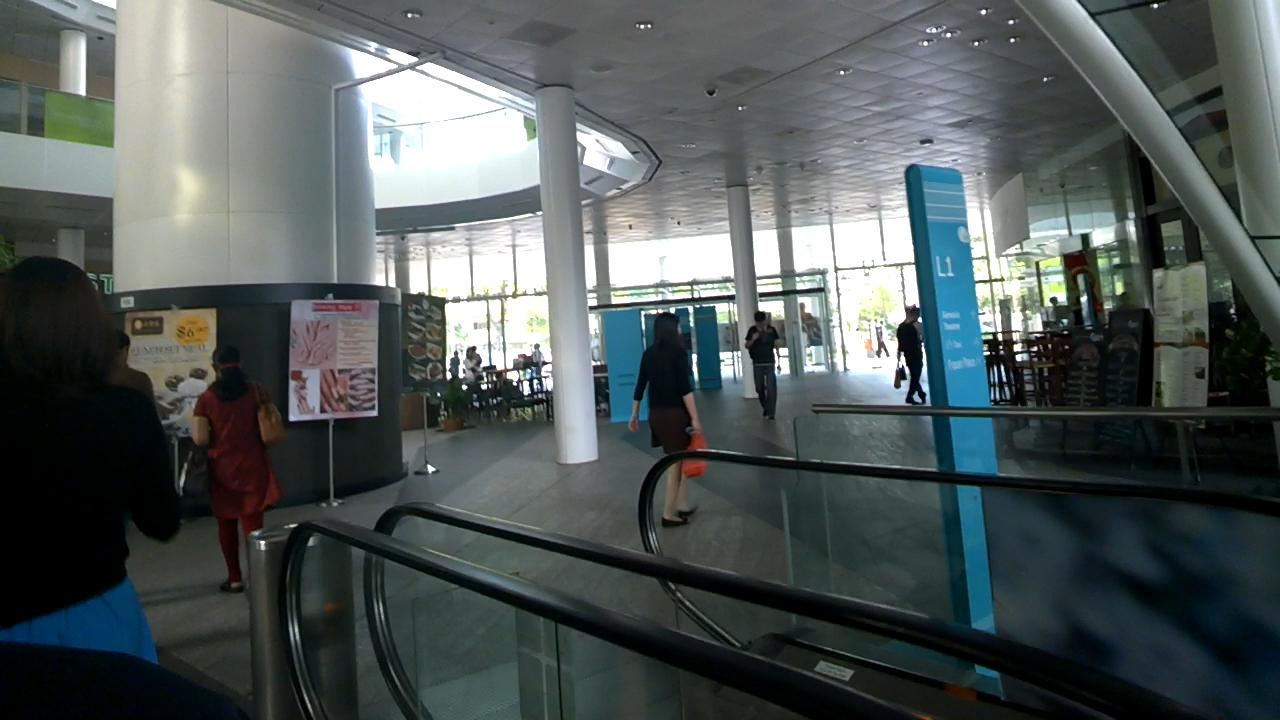
#> input picture dataset/test/image/img_1.jpg, 1280 x 720 px
$ python -i operators.py   (imports and definitions only)   (Python 2 division)
#> lines starting #> are read from the running program, lines starting #| are printed output that depends on the picture
import sys
import six
import cv2
import numpy as np


class DecodeImage(object):
    """ decode image """

    def __init__(self, img_mode='RGB', channel_first=False, **kwargs):
        self.img_mode = img_mode
        self.channel_first = channel_first

    # [23 lines left out: function __call__, not called in this run]


class NormalizeImage(object):
    """ normalize image such as substract mean, divide std
    """

    # [22 lines left out: functions __init__, __call__, not called in this run]


class ToCHWImage(object):
    """ convert hwc image to chw image
    """

    def __init__(self, **kwargs):
        pass

    # [7 lines left out: function __call__, not called in this run]


class KeepKeys(object):
    def __init__(self, keep_keys, **kwargs):
        self.keep_keys = keep_keys

    # [5 lines left out: function __call__, not called in this run]


class DetResizeForTest(object):
    def __init__(self, **kwargs):
        super(DetResizeForTest, self).__init__()
        self.resize_type = 0
        if 'image_shape' in kwargs:
            self.image_shape = kwargs['image_shape']
            self.resize_type = 1
        elif 'limit_side_len' in kwargs:
            self.limit_side_len = kwargs['limit_side_len']
            self.limit_type = kwargs.get('limit_type', 'min')
        elif 'resize_long' in kwargs:
            self.resize_type = 2
            self.resize_long = kwargs.get('resize_long', 960)
        else:
            self.limit_side_len = 736
            self.limit_type = 'min'

    def __call__(self, data):
        img = data['image']
        src_h, src_w, _ = img.shape

        if self.resize_type == 0:
            # img, shape = self.resize_image_type0(img)
            img, [ratio_h, ratio_w] = self.resize_image_type0(img)
        elif self.resize_type == 2:
            img, [ratio_h, ratio_w] = self.resize_image_type2(img)
        else:
            # img, shape = self.resize_image_type1(img)
            img, [ratio_h, ratio_w] = self.resize_image_type1(img)
        data['image'] = img
        data['shape'] = np.array([src_h, src_w, ratio_h, ratio_w])
        return data

    # [76 lines left out: functions resize_image_type1, resize_image_type0, resize_image_type2, not called in this run]

>>> import cv2
>>> picture = cv2.imread('../../dataset/test/image/img_1.jpg', cv2.IMREAD_GRAYSCALE)
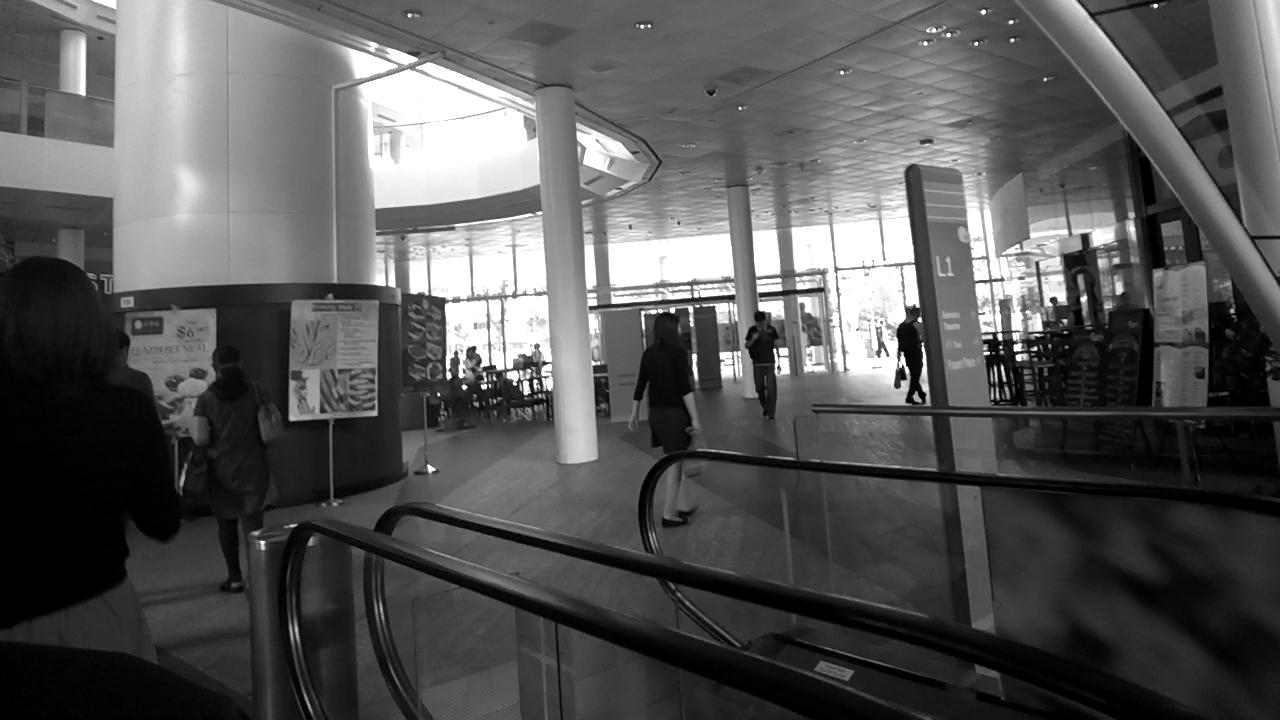
#> picture: shape (720, 1280); min 0, max 255, mean 86.1
#> (the run stopped early here; a loop or call above may not have finished)
